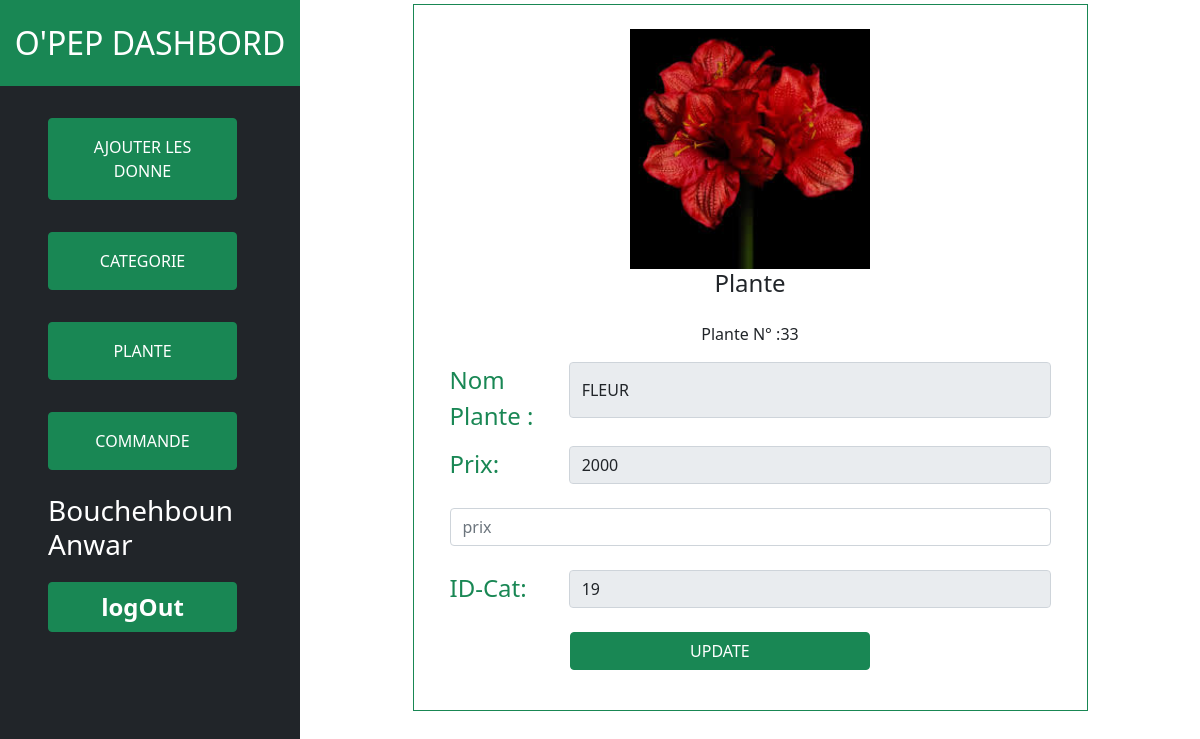
The page /assest/updatePlante.php?updatee=33 (signed in) on the database its author committed.
### tables this page shows
CREATE TABLE `plantes` (
  `idplante` int(11) NOT NULL,
  `nomplante` varchar(200) NOT NULL,
  `image` varchar(255) NOT NULL,
  `prix` decimal(10,0) NOT NULL,
  `idcat` int(11) NOT NULL
);

### assest/updatePlante.php (the view, shortened to what this page needs)
<?php
include './sidbar.php';
include './cnx.php';
$nomplant = "";
$img = "";
$prix = "";
$idcat = "";
$id = isset($_GET['updatee']) ? $_GET['updatee'] : null;
if ($id !== null) {
    $req = "SELECT p.* FROM plantes p WHERE p.idplante ='$id' ";
    $res = mysqli_query($cnx, $req);
    if ($res) {
        if (mysqli_num_rows($res) > 0) {
            $row = mysqli_fetch_assoc($res);
            $nomplant = $row['nomplante'];
            $img = $row['image'];
            $prix = $row['prix'];
            $idcat = $row['idcat'];
        }
    }
}
?>
<div class="container w-75 border border-success my-1">
<form class="w-100 border-light p-4" action="" method="post" >
<img src="../img/<?php echo $img; ?>" class="   " style="width:40%;margin-left: 30%;">
<p class="h4 mb-4 text-center">Plante </p>
<p class="text-center" name="id">Plante N° :<?php echo $id ?> </p>
<div class="d-flex">
<label class=" w-25 text-success fs-4 mb-2">Nom Plante : </label>
<input type="text" id="Nom" class="form-control mb-4" name="nomplante"  placeholder="Nom Plante" value="<?php echo $nomplant; ?>" disabled required>
</div>
<div class="d-flex mt-1">
<label class=" w-25 text-success fs-4 mb-2"> Prix:</label>
<input type="text" id="prix" class="form-control mb-4" name="prix" placeholder="prix" value="<?php echo $prix; ?>" disabled required>
</div>
<input type="text" id="prix" class="form-control mb-4" name="prixnew" placeholder="prix"  required>
<div class="d-flex">
<label class=" w-25 text-success fs-4 mb-2"> ID-Cat:</label>
<input type="text" id="idcat" class="form-control mb-4" name="cat" placeholder="categorie" value="<?php echo $idcat; ?>" disabled required>
</div>
<input class="btn btn-success w-50   mb-3 btn-block" style="margin-left: 20%;" value="UPDATE" name="submit" type="submit"></input>
</form>
</div>
<?php include './footer.php'?>

### rows shown on the page
plantes: image (picture), nomplante "FLEUR", prix "2000", cat "19"

### other values the page prints
$msg "Bouchehboun Anwar"
$id "33"
